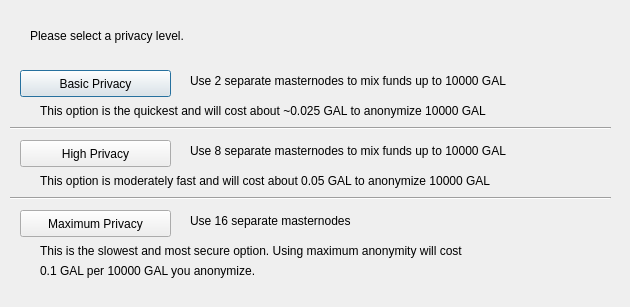
<?xml version="1.0" encoding="UTF-8"?>
<ui version="4.0">
 <class>ObfuscationConfig</class>
 <widget class="QDialog" name="ObfuscationConfig">
  <property name="geometry">
   <rect>
    <x>0</x>
    <y>0</y>
    <width>630</width>
    <height>307</height>
   </rect>
  </property>
  <property name="windowTitle">
   <string>Configure Obfuscation</string>
  </property>
  <widget class="QPushButton" name="buttonBasic">
   <property name="geometry">
    <rect>
     <x>20</x>
     <y>70</y>
     <width>151</width>
     <height>27</height>
    </rect>
   </property>
   <property name="text">
    <string>Basic Privacy</string>
   </property>
  </widget>
  <widget class="QPushButton" name="buttonHigh">
   <property name="geometry">
    <rect>
     <x>20</x>
     <y>140</y>
     <width>151</width>
     <height>27</height>
    </rect>
   </property>
   <property name="text">
    <string>High Privacy</string>
   </property>
  </widget>
  <widget class="QPushButton" name="buttonMax">
   <property name="geometry">
    <rect>
     <x>20</x>
     <y>210</y>
     <width>151</width>
     <height>27</height>
    </rect>
   </property>
   <property name="text">
    <string>Maximum Privacy</string>
   </property>
  </widget>
  <widget class="QLabel" name="label">
   <property name="geometry">
    <rect>
     <x>30</x>
     <y>20</y>
     <width>571</width>
     <height>31</height>
    </rect>
   </property>
   <property name="text">
    <string>Please select a privacy level.</string>
   </property>
  </widget>
  <widget class="QLabel" name="label_2">
   <property name="geometry">
    <rect>
     <x>190</x>
     <y>70</y>
     <width>421</width>
     <height>21</height>
    </rect>
   </property>
   <property name="text">
    <string>Use 2 separate masternodes to mix funds up to 10000 GAL</string>
   </property>
  </widget>
  <widget class="QLabel" name="label_3">
   <property name="geometry">
    <rect>
     <x>190</x>
     <y>140</y>
     <width>411</width>
     <height>21</height>
    </rect>
   </property>
   <property name="text">
    <string>Use 8 separate masternodes to mix funds up to 10000 GAL</string>
   </property>
  </widget>
  <widget class="QLabel" name="label_4">
   <property name="geometry">
    <rect>
     <x>190</x>
     <y>210</y>
     <width>421</width>
     <height>21</height>
    </rect>
   </property>
   <property name="text">
    <string>Use 16 separate masternodes</string>
   </property>
  </widget>
  <widget class="QLabel" name="label_6">
   <property name="geometry">
    <rect>
     <x>40</x>
     <y>100</y>
     <width>561</width>
     <height>21</height>
    </rect>
   </property>
   <property name="text">
    <string>This option is the quickest and will cost about ~0.025 GAL to anonymize 10000 GAL</string>
   </property>
  </widget>
  <widget class="QLabel" name="label_7">
   <property name="geometry">
    <rect>
     <x>40</x>
     <y>170</y>
     <width>561</width>
     <height>21</height>
    </rect>
   </property>
   <property name="text">
    <string>This option is moderately fast and will cost about 0.05 GAL to anonymize 10000 GAL</string>
   </property>
  </widget>
  <widget class="QLabel" name="label_8">
   <property name="geometry">
    <rect>
     <x>40</x>
     <y>240</y>
     <width>561</width>
     <height>21</height>
    </rect>
   </property>
   <property name="text">
    <string>This is the slowest and most secure option. Using maximum anonymity will cost</string>
   </property>
  </widget>
  <widget class="QLabel" name="label_9">
   <property name="geometry">
    <rect>
     <x>40</x>
     <y>260</y>
     <width>561</width>
     <height>21</height>
    </rect>
   </property>
   <property name="text">
    <string>0.1 GAL per 10000 GAL you anonymize.</string>
   </property>
  </widget>
  <widget class="Line" name="line">
   <property name="geometry">
    <rect>
     <x>10</x>
     <y>120</y>
     <width>601</width>
     <height>16</height>
    </rect>
   </property>
   <property name="orientation">
    <enum>Qt::Horizontal</enum>
   </property>
  </widget>
  <widget class="Line" name="line_2">
   <property name="geometry">
    <rect>
     <x>10</x>
     <y>190</y>
     <width>601</width>
     <height>16</height>
    </rect>
   </property>
   <property name="orientation">
    <enum>Qt::Horizontal</enum>
   </property>
  </widget>
 </widget>
 <resources/>
 <connections/>
</ui>
